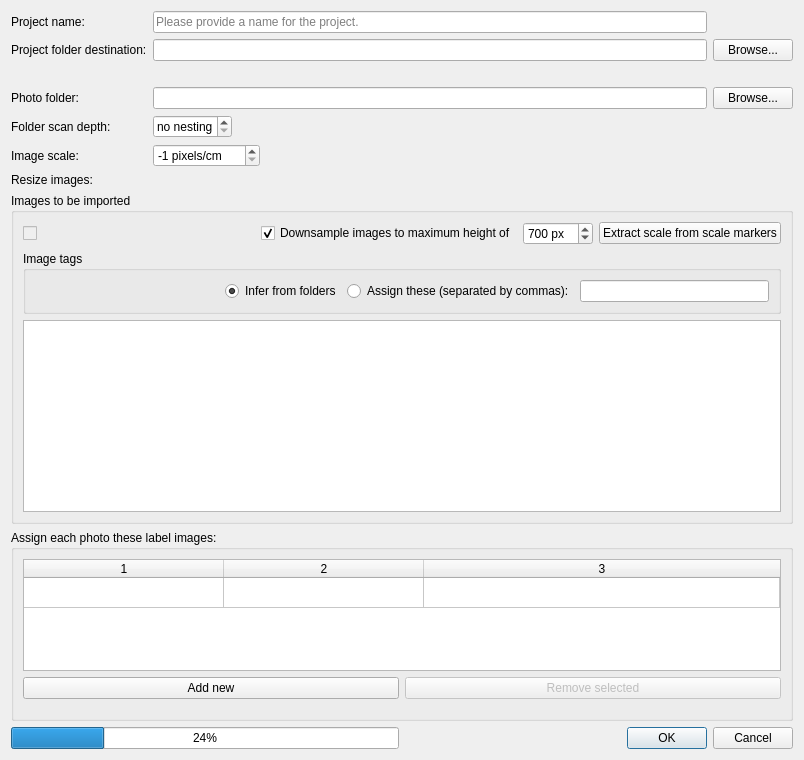
<?xml version="1.0" encoding="UTF-8"?>
<ui version="4.0">
 <class>ImportDialog</class>
 <widget class="QDialog" name="ImportDialog">
  <property name="windowModality">
   <enum>Qt::WindowModal</enum>
  </property>
  <property name="geometry">
   <rect>
    <x>0</x>
    <y>0</y>
    <width>804</width>
    <height>760</height>
   </rect>
  </property>
  <property name="sizePolicy">
   <sizepolicy hsizetype="Expanding" vsizetype="Expanding">
    <horstretch>0</horstretch>
    <verstretch>0</verstretch>
   </sizepolicy>
  </property>
  <property name="minimumSize">
   <size>
    <width>800</width>
    <height>0</height>
   </size>
  </property>
  <property name="windowTitle">
   <string>Create a new project</string>
  </property>
  <layout class="QVBoxLayout" name="verticalLayout">
   <item>
    <layout class="QGridLayout" name="gridLayout">
     <item row="9" column="0">
      <widget class="QLabel" name="lblResizeImages">
       <property name="text">
        <string>Resize images:</string>
       </property>
      </widget>
     </item>
     <item row="3" column="2">
      <layout class="QVBoxLayout" name="verticalLayout_4">
       <item>
        <widget class="QLineEdit" name="txtInput"/>
       </item>
      </layout>
     </item>
     <item row="7" column="0">
      <widget class="QLabel" name="lblImageScale">
       <property name="text">
        <string>Image scale:</string>
       </property>
      </widget>
     </item>
     <item row="0" column="0">
      <widget class="QLabel" name="label_4">
       <property name="text">
        <string>Project name:</string>
       </property>
      </widget>
     </item>
     <item row="4" column="0">
      <widget class="QLabel" name="label_3">
       <property name="text">
        <string>Folder scan depth:</string>
       </property>
      </widget>
     </item>
     <item row="7" column="2">
      <layout class="QHBoxLayout" name="imgScaleInputLayout">
       <item>
        <widget class="QSpinBox" name="spinBoxImageScale">
         <property name="suffix">
          <string> pixels/cm</string>
         </property>
         <property name="minimum">
          <number>-1</number>
         </property>
         <property name="maximum">
          <number>9999</number>
         </property>
         <property name="value">
          <number>-1</number>
         </property>
        </widget>
       </item>
       <item>
        <spacer name="horizontalSpacer_2">
         <property name="orientation">
          <enum>Qt::Horizontal</enum>
         </property>
         <property name="sizeHint" stdset="0">
          <size>
           <width>40</width>
           <height>20</height>
          </size>
         </property>
        </spacer>
       </item>
      </layout>
     </item>
     <item row="4" column="2">
      <layout class="QHBoxLayout" name="horizontalLayout_5">
       <item>
        <widget class="QSpinBox" name="spinboxNestLevel">
         <property name="specialValueText">
          <string>no nesting</string>
         </property>
         <property name="minimum">
          <number>0</number>
         </property>
         <property name="value">
          <number>0</number>
         </property>
        </widget>
       </item>
       <item>
        <spacer name="horizontalSpacer_4">
         <property name="orientation">
          <enum>Qt::Horizontal</enum>
         </property>
         <property name="sizeHint" stdset="0">
          <size>
           <width>40</width>
           <height>20</height>
          </size>
         </property>
        </spacer>
       </item>
      </layout>
     </item>
     <item row="3" column="0">
      <widget class="QLabel" name="label">
       <property name="inputMethodHints">
        <set>Qt::ImhDialableCharactersOnly|Qt::ImhDigitsOnly|Qt::ImhEmailCharactersOnly|Qt::ImhFormattedNumbersOnly|Qt::ImhLatinOnly|Qt::ImhLowercaseOnly|Qt::ImhUppercaseOnly|Qt::ImhUrlCharactersOnly</set>
       </property>
       <property name="text">
        <string>Photo folder:</string>
       </property>
       <property name="alignment">
        <set>Qt::AlignLeading|Qt::AlignLeft|Qt::AlignVCenter</set>
       </property>
      </widget>
     </item>
     <item row="1" column="2">
      <widget class="QLineEdit" name="txtOutput"/>
     </item>
     <item row="9" column="2">
      <layout class="QGridLayout" name="resizeLayout"/>
     </item>
     <item row="1" column="0">
      <widget class="QLabel" name="lblProjectsFolder">
       <property name="text">
        <string>Project folder destination:</string>
       </property>
      </widget>
     </item>
     <item row="10" column="2">
      <layout class="QHBoxLayout" name="horizontalLayout_3"/>
     </item>
     <item row="0" column="2">
      <widget class="QLineEdit" name="txtProjectName">
       <property name="placeholderText">
        <string>Please provide a name for the project.</string>
       </property>
      </widget>
     </item>
     <item row="3" column="4">
      <layout class="QVBoxLayout" name="verticalLayout_5">
       <item>
        <widget class="QPushButton" name="btnFindInput">
         <property name="text">
          <string>Browse...</string>
         </property>
        </widget>
       </item>
      </layout>
     </item>
     <item row="1" column="4">
      <widget class="QPushButton" name="btnFindOutput">
       <property name="text">
        <string>Browse...</string>
       </property>
      </widget>
     </item>
     <item row="2" column="2">
      <widget class="QLabel" name="lblProjectDestination">
       <property name="text">
        <string/>
       </property>
      </widget>
     </item>
    </layout>
   </item>
   <item>
    <widget class="QGroupBox" name="grpImagesToImport">
     <property name="title">
      <string>Images to be imported</string>
     </property>
     <layout class="QVBoxLayout" name="verticalLayout_3">
      <item>
       <layout class="QVBoxLayout" name="verticalLayout_6">
        <property name="topMargin">
         <number>0</number>
        </property>
        <property name="bottomMargin">
         <number>0</number>
        </property>
        <item>
         <layout class="QHBoxLayout" name="horizontalLayout_4">
          <property name="topMargin">
           <number>0</number>
          </property>
          <item>
           <widget class="QCheckBox" name="chkBoxImportCount">
            <property name="enabled">
             <bool>false</bool>
            </property>
            <property name="text">
             <string/>
            </property>
            <property name="tristate">
             <bool>true</bool>
            </property>
           </widget>
          </item>
          <item>
           <widget class="QLabel" name="lblImportImgCount">
            <property name="text">
             <string/>
            </property>
           </widget>
          </item>
          <item>
           <spacer name="horizontalSpacer_3">
            <property name="orientation">
             <enum>Qt::Horizontal</enum>
            </property>
            <property name="sizeHint" stdset="0">
             <size>
              <width>40</width>
              <height>20</height>
             </size>
            </property>
           </spacer>
          </item>
          <item>
           <widget class="QCheckBox" name="chkMaxSize">
            <property name="text">
             <string>Downsample images to maximum height of</string>
            </property>
            <property name="checked">
             <bool>true</bool>
            </property>
           </widget>
          </item>
          <item>
           <widget class="QSpinBox" name="spboxMaxSize">
            <property name="suffix">
             <string> px</string>
            </property>
            <property name="maximum">
             <number>9999</number>
            </property>
            <property name="value">
             <number>700</number>
            </property>
           </widget>
          </item>
          <item>
           <widget class="QPushButton" name="btnExtractScale">
            <property name="text">
             <string>Extract scale from scale markers</string>
            </property>
           </widget>
          </item>
         </layout>
        </item>
        <item>
         <widget class="QGroupBox" name="groupBox_2">
          <property name="title">
           <string>Image tags</string>
          </property>
          <layout class="QHBoxLayout" name="horizontalLayout_7">
           <item>
            <spacer name="horizontalSpacer_5">
             <property name="orientation">
              <enum>Qt::Horizontal</enum>
             </property>
             <property name="sizeHint" stdset="0">
              <size>
               <width>40</width>
               <height>20</height>
              </size>
             </property>
            </spacer>
           </item>
           <item>
            <widget class="QRadioButton" name="rbtnTagInfer">
             <property name="text">
              <string>Infer from folders</string>
             </property>
             <property name="checked">
              <bool>true</bool>
             </property>
            </widget>
           </item>
           <item>
            <widget class="QRadioButton" name="rbtnTagGlobal">
             <property name="text">
              <string>Assign these (separated by commas):</string>
             </property>
            </widget>
           </item>
           <item>
            <widget class="QLineEdit" name="txtTagGlobal"/>
           </item>
          </layout>
         </widget>
        </item>
       </layout>
      </item>
      <item>
       <widget class="QTableView" name="imageList"/>
      </item>
     </layout>
    </widget>
   </item>
   <item>
    <widget class="QGroupBox" name="grpLabelAssignments">
     <property name="title">
      <string>Assign each photo these label images:</string>
     </property>
     <layout class="QVBoxLayout" name="verticalLayout_2">
      <item>
       <widget class="QTableWidget" name="tableLabelImages">
        <property name="sizeAdjustPolicy">
         <enum>QAbstractScrollArea::AdjustToContents</enum>
        </property>
        <property name="selectionBehavior">
         <enum>QAbstractItemView::SelectRows</enum>
        </property>
        <property name="rowCount">
         <number>1</number>
        </property>
        <property name="columnCount">
         <number>3</number>
        </property>
        <attribute name="horizontalHeaderMinimumSectionSize">
         <number>100</number>
        </attribute>
        <attribute name="horizontalHeaderDefaultSectionSize">
         <number>200</number>
        </attribute>
        <attribute name="horizontalHeaderStretchLastSection">
         <bool>true</bool>
        </attribute>
        <attribute name="verticalHeaderVisible">
         <bool>false</bool>
        </attribute>
        <row/>
        <column/>
        <column/>
        <column/>
       </widget>
      </item>
      <item>
       <layout class="QVBoxLayout" name="layLabelAssignments">
        <property name="topMargin">
         <number>0</number>
        </property>
        <property name="bottomMargin">
         <number>10</number>
        </property>
        <item>
         <layout class="QHBoxLayout" name="horizontalLayout">
          <property name="topMargin">
           <number>0</number>
          </property>
          <property name="bottomMargin">
           <number>0</number>
          </property>
          <item>
           <widget class="QPushButton" name="btnAddLabelImage">
            <property name="text">
             <string>Add new</string>
            </property>
           </widget>
          </item>
          <item>
           <widget class="QPushButton" name="btnRemoveSelected">
            <property name="enabled">
             <bool>false</bool>
            </property>
            <property name="text">
             <string>Remove selected</string>
            </property>
           </widget>
          </item>
         </layout>
        </item>
       </layout>
      </item>
     </layout>
    </widget>
   </item>
   <item>
    <layout class="QGridLayout" name="gridLayout_2">
     <item row="0" column="0">
      <widget class="QProgressBar" name="prgrImageCopying">
       <property name="enabled">
        <bool>true</bool>
       </property>
       <property name="value">
        <number>24</number>
       </property>
      </widget>
     </item>
     <item row="0" column="1">
      <layout class="QHBoxLayout" name="horizontalLayout_2">
       <property name="leftMargin">
        <number>0</number>
       </property>
       <item>
        <spacer name="horizontalSpacer">
         <property name="orientation">
          <enum>Qt::Horizontal</enum>
         </property>
         <property name="sizeHint" stdset="0">
          <size>
           <width>40</width>
           <height>20</height>
          </size>
         </property>
        </spacer>
       </item>
       <item>
        <widget class="QDialogButtonBox" name="btnBoxImport">
         <property name="standardButtons">
          <set>QDialogButtonBox::Cancel|QDialogButtonBox::Ok</set>
         </property>
        </widget>
       </item>
      </layout>
     </item>
    </layout>
   </item>
  </layout>
 </widget>
 <tabstops>
  <tabstop>txtProjectName</tabstop>
  <tabstop>txtOutput</tabstop>
  <tabstop>btnFindOutput</tabstop>
  <tabstop>txtInput</tabstop>
  <tabstop>btnFindInput</tabstop>
  <tabstop>spinboxNestLevel</tabstop>
  <tabstop>spinBoxImageScale</tabstop>
  <tabstop>chkBoxImportCount</tabstop>
  <tabstop>chkMaxSize</tabstop>
  <tabstop>spboxMaxSize</tabstop>
  <tabstop>btnExtractScale</tabstop>
  <tabstop>rbtnTagInfer</tabstop>
  <tabstop>rbtnTagGlobal</tabstop>
  <tabstop>txtTagGlobal</tabstop>
  <tabstop>imageList</tabstop>
  <tabstop>tableLabelImages</tabstop>
  <tabstop>btnAddLabelImage</tabstop>
  <tabstop>btnRemoveSelected</tabstop>
 </tabstops>
 <resources/>
 <connections/>
</ui>
